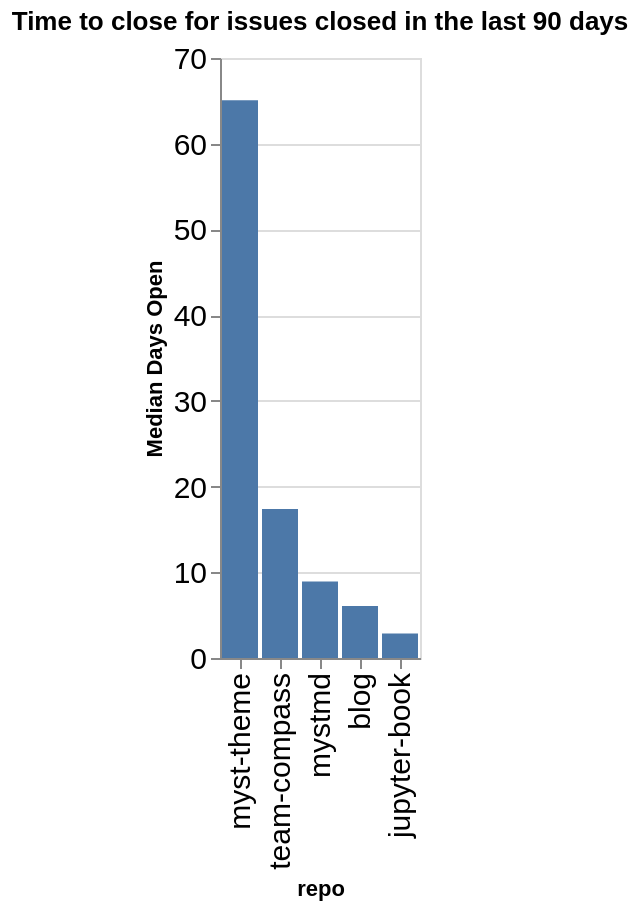

The notebook cell this image was saved under:
### Code cell
time_open = closed.groupby(['org', 'repo']).agg({'time_open': 'median'}).reset_index()
time_open['time_open'] = time_open['time_open'] / (60 * 60 * 24)
time_open['org/repo'] = time_open.apply(lambda a: a['org'] + '/' + a['repo'], axis=1)
sorted_vals = time_open.sort_values(['org', 'time_open'], ascending=False)['repo'].values
alt.Chart(data=time_open, title=f"Time to close for issues closed in the last {n_days} days").mark_bar().encode(
    x=alt.X('repo', sort=alt.Sort(sorted_vals.tolist())),
    y=alt.Y('time_open', title="Median Days Open"),
)

### Figure 1 — Vega-Lite specification as saved in the notebook (floating-point values rounded to 4 significant figures)
{"config": {"axisLeft": {"labelFontSize": 15}, "axisBottom": {"labelFontSize": 15}}, "data": {"name": "data-770c338881e9f0c7543de7b8c4db758f"}, "mark": {"type": "bar"}, "encoding": {"x": {"field": "repo", "sort": ["myst-theme", "team-compass", "mystmd", "blog", "jupyter-book"], "type": "nominal"}, "y": {"field": "time_open", "title": "Median Days Open", "type": "quantitative"}}, "title": "Time to close for issues closed in the last 90 days", "$schema": "https://vega.github.io/schema/vega-lite/v5.20.1.json", "datasets": {"data-770c338881e9f0c7543de7b8c4db758f": [{"org": "jupyter-book", "repo": "blog", "time_open": 6.07, "org/repo": "jupyter-book/blog"}, {"org": "jupyter-book", "repo": "jupyter-book", "time_open": 2.851, "org/repo": "jupyter-book/jupyter-book"}, {"org": "jupyter-book", "repo": "myst-theme", "time_open": 65.06, "org/repo": "jupyter-book/myst-theme"}, {"org": "jupyter-book", "repo": "mystmd", "time_open": 8.919, "org/repo": "jupyter-book/mystmd"}, {"org": "jupyter-book", "repo": "team-compass", "time_open": 17.39, "org/repo": "jupyter-book/team-compass"}]}}
